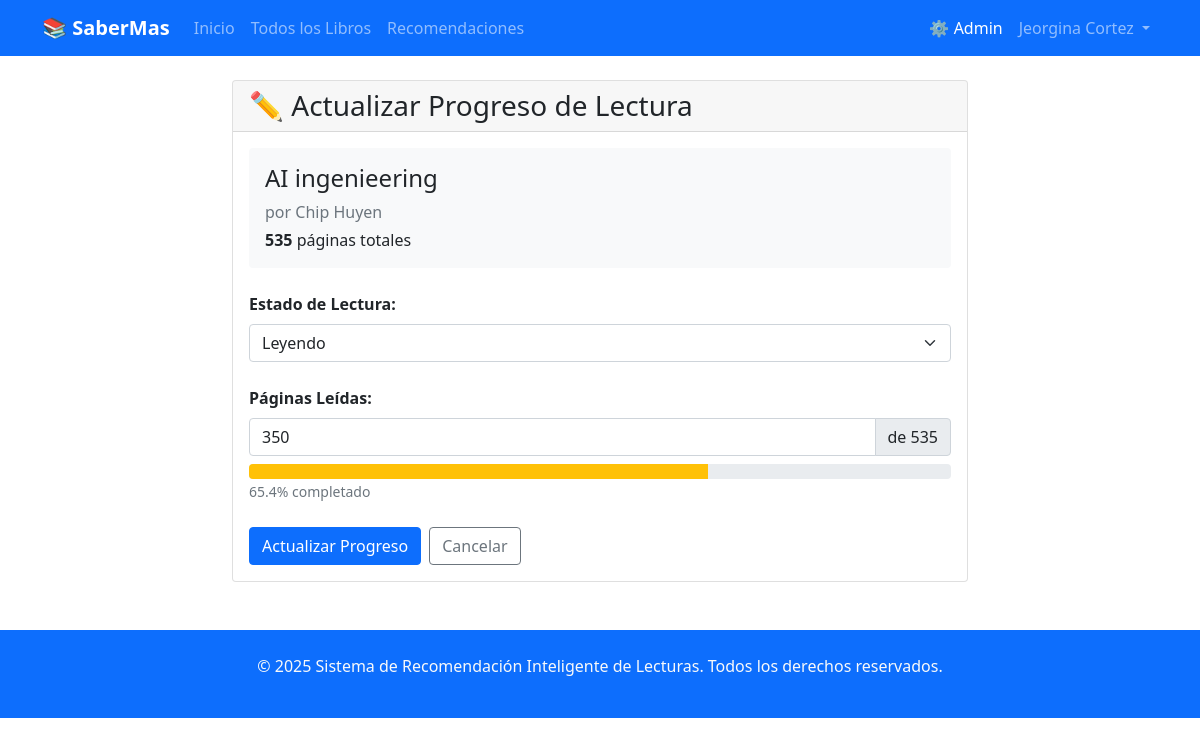
/libros/52/historial/ (signed in), run on the app's committed database.
### sril/models.py (models this page shows, shortened)
class Usuario(AbstractBaseUser, PermissionsMixin):
    email = models.EmailField(unique=True, max_length=150)
    nombre = models.CharField(max_length=100)
    fecha_registro = models.DateTimeField(auto_now_add=True)
    fecha_ultimo_login = models.DateTimeField(auto_now=True)
    es_administrador = models.BooleanField(default=False)
    activo = models.BooleanField(default=True)
    is_staff = models.BooleanField(default=False)
    is_superuser = models.BooleanField(default=False)
    groups = models.ManyToManyField(
        'auth.Group',
        verbose_name='groups',
        blank=True,
        help_text='The groups this user belongs to.',
        related_name='usuario_set',  # Cambiado para evitar conflicto
        related_query_name='usuario',
    )
    user_permissions = models.ManyToManyField(
        'auth.Permission',
        verbose_name='user permissions',
        blank=True,
        help_text='Specific permissions for this user.',
        related_name='usuario_set',  # Cambiado para evitar conflicto
        related_query_name='usuario',
    )
    objects = UsuarioManager()
    USERNAME_FIELD = 'email'
    REQUIRED_FIELDS = ['nombre']
    class Meta:
        verbose_name = 'Usuario'
        verbose_name_plural = 'Usuarios'

class Libro(models.Model):
    titulo = models.CharField(max_length=255, verbose_name="Título")
    autor = models.CharField(max_length=255, verbose_name="Autor")
    isbn = models.CharField(
        max_length=20,
        unique=True,
        blank=True,
        null=True,
        verbose_name="ISBN"
    )
    sinopsis = models.TextField(blank=True, null=True, verbose_name="Sinopsis")
    numero_paginas = models.PositiveIntegerField(
        default=0,
        verbose_name="Número de páginas"
    )
    tiempo_lectura_promedio = models.PositiveIntegerField(
        default=0,
        help_text="Tiempo promedio de lectura en minutos",
        verbose_name="Tiempo de lectura"
    )
    fecha_publicacion = models.DateField(
        blank=True,
        null=True,
        verbose_name="Fecha de publicación"
    )
    editorial = models.CharField(
        max_length=100,
        blank=True,
        null=True,
        verbose_name="Editorial"
    )
    archivo_pdf = models.FileField(
        upload_to='libros/pdfs/',
        blank=True,
        null=True,
        validators=[FileExtensionValidator(allowed_extensions=['pdf'])],
        help_text="Subir archivo PDF del libro",
        verbose_name="Archivo PDF"
    )
    portada = models.ImageField(
        upload_to='libros/portadas/',
        blank=True,
        null=True,
        help_text="Portada generada automáticamente desde el PDF",
        verbose_name="Portada"
    )
    disponible_descarga = models.BooleanField(
        default=False,
        help_text="¿Está disponible para descarga?",
        verbose_name="Disponible para descarga"
    )
    categorias = models.ManyToManyField(
        'Categoria',
        through='LibroCategoria',
        verbose_name="Categorías"
    )
    activo = models.BooleanField(default=True, verbose_name="Activo")
    fecha_creacion = models.DateTimeField(auto_now_add=True, verbose_name="Fecha de creación")
    fecha_actualizacion = models.DateTimeField(auto_now=True, verbose_name="Fecha de actualización")
    class Meta:
        verbose_name = 'Libro'
        verbose_name_plural = 'Libros'
        ordering = ['titulo']
        indexes = [
            models.Index(fields=['titulo']),
            models.Index(fields=['autor']),
            models.Index(fields=['fecha_publicacion']),
        ]
    class Meta:
        verbose_name = 'Libro'
        verbose_name_plural = 'Libros'
        ordering = ['titulo']
        indexes = [
            models.Index(fields=['titulo']),
            models.Index(fields=['autor']),
            models.Index(fields=['fecha_publicacion']),
        ]

class HistorialLectura(models.Model):
    ESTADO_CHOICES = [
        ('POR_LEER', 'Por leer'),
        ('LEYENDO', 'Leyendo'),
        ('TERMINADO', 'Terminado'),
        ('ABANDONADO', 'Abandonado'),
    ]
    usuario = models.ForeignKey(Usuario, on_delete=models.CASCADE, related_name='historial_lectura')
    libro = models.ForeignKey(Libro, on_delete=models.CASCADE, related_name='historial_lectura')
    fecha_inicio = models.DateTimeField(auto_now_add=True)
    fecha_fin = models.DateTimeField(blank=True, null=True)
    estado = models.CharField(max_length=20, choices=ESTADO_CHOICES, default='POR_LEER')
    paginas_leidas = models.PositiveIntegerField(default=0)
    class Meta:
        unique_together = ['usuario', 'libro']
        verbose_name = 'Historial de Lectura'
        verbose_name_plural = 'Historiales de Lectura'

### sril/views.py (the view)
# urls.py: path('libros/<int:libro_id>/historial/', views.gestionar_historial, name='gestionar_historial'),
@login_required
def gestionar_historial(request, libro_id):
    libro = get_object_or_404(Libro, id=libro_id, activo=True)
    usuario_actual = get_usuario_actual(request)
    if not usuario_actual:
        messages.error(request, 'Error de autenticación')
        return redirect('sril:login')
    historial_existente = HistorialLectura.objects.filter(usuario=usuario_actual, libro=libro).first()
    if request.method == 'POST':
        form = HistorialLecturaForm(request.POST, instance=historial_existente)
        if form.is_valid():
            historial = form.save(commit=False)
            historial.usuario = usuario_actual
            historial.libro = libro
            historial.save()
            messages.success(request, 'Historial actualizado correctamente')
            return redirect('sril:detalle_libro', libro_id=libro.id)
    else:
        form = HistorialLecturaForm(instance=historial_existente)
    context = {
        'form': form,
        'libro': libro,
        'historial_existente': historial_existente,
    }
    return render(request, 'sril/libros/gestionar_historial.html', context)

### sril/forms.py
class HistorialLecturaForm(forms.ModelForm):
    class Meta:
        model = HistorialLectura
        fields = ['estado', 'paginas_leidas']
        widgets = {
            'estado': forms.Select(attrs={'class': 'form-select'}),
            'paginas_leidas': forms.NumberInput(attrs={
                'class': 'form-control',
                'min': '0'
            })
        }

### sril/views.py (called while the page is built)
def get_usuario_actual(request):
    if request.user.is_authenticated:
        try:
            return Usuario.objects.get(id=request.user.id)
        except Usuario.DoesNotExist:
            return None
    return None

### sril/templates/sril/libros/gestionar_historial.html (shortened to what this page needs)
{% extends 'sril/base.html' %}
{% block content %}
<div class="row justify-content-center">
    <div class="col-md-8">
        <div class="card">
            <div class="card-header">
                <h3 class="mb-0">
                    {% if historial_existente %}
                    ✏️ Actualizar Progreso de Lectura
                    {% else %}
                    📖 Registrar Lectura
                    {% endif %}
                </h3>
            </div>
            <div class="card-body">
                <div class="mb-4 p-3 bg-light rounded">
                    <h4>{{ libro.titulo }}</h4>
                    <p class="mb-1 text-muted">por {{ libro.autor }}</p>
                    <p class="mb-0"><strong>{{ libro.numero_paginas }}</strong> páginas totales</p>
                </div>
                <form method="post">
                    <div class="mb-4">
                        <label for="{{ form.estado.id_for_label }}" class="form-label">
                            <strong>Estado de Lectura:</strong>
                        </label>
                        {{ form.estado }}
                    </div>
                    <div class="mb-4">
                        <label for="{{ form.paginas_leidas.id_for_label }}" class="form-label">
                            <strong>Páginas Leídas:</strong>
                        </label>
                        <div class="input-group">
                            {{ form.paginas_leidas }}
                            <span class="input-group-text">de {{ libro.numero_paginas }}</span>
                        </div>
                        <div class="mt-2">
                            <div class="progress" style="height: 15px;">
                                <div class="progress-bar" role="progressbar"
                                     id="progress-bar"
                                     style="width: 0%;">
                                </div>
                            </div>
                            <small class="text-muted" id="progress-text">0% completado</small>
                        </div>
                    </div>
                    <div class="d-flex gap-2">
                        <button type="submit" class="btn btn-primary">
                            {% if historial_existente %}
                            Actualizar Progreso
                            {% else %}
                            Guardar Registro
                            {% endif %}
                        </button>
                        <a href="{% url 'sril:detalle_libro' libro.id %}" class="btn btn-outline-secondary">
                            Cancelar
                        </a>
                    </div>
                </form>
            </div>
        </div>
    </div>
</div>
{% endblock %}

### sril/templates/sril/base.html (shortened to what this page needs)
<!DOCTYPE html>
<html lang="es">
<head>
    <link href="https://cdn.jsdelivr.net/npm/bootstrap@5.1.3/dist/css/bootstrap.min.css" rel="stylesheet">
</head>
<body>
    <nav class="navbar navbar-expand-lg navbar-dark bg-primary">
        <div class="container">
            <a class="navbar-brand" href="{% url 'sril:home' %}">📚 SaberMas</a>
            <div class="collapse navbar-collapse" id="navbarNav">
                <ul class="navbar-nav me-auto">
                    <li class="nav-item">
                        <a class="nav-link" href="{% url 'sril:home' %}">Inicio</a>
                    </li>
                    <li class="nav-item">
                        <a class="nav-link" href="{% url 'sril:lista_libros' %}">Todos los Libros</a>
                    </li>
                    <li class="nav-item">
                        <a class="nav-link" href="{% url 'sril:recomendaciones' %}">Recomendaciones</a>
                    </li>
                </ul>
                <ul class="navbar-nav">
                {% if user.is_authenticated %}
                    {% if user.es_administrador %}
                    <li class="nav-item">
                        <a class="nav-link text-white" href="{% url 'admin:index' %}" target="_blank" title="Panel de Administración">
                            ⚙️ Admin
                        </a>
                    </li>
                    {% endif %}
                    <li class="nav-item dropdown">
                        <a class="nav-link dropdown-toggle" href="#" id="navbarDropdown" role="button" data-bs-toggle="dropdown">
                             {{ user.nombre }}
                        </a>
                    </li>
                {% endif %}
            </ul>
            </div>
        </div>
    </nav>
    <main class="container my-4">
        {% block content %}
        {% endblock %}
    </main>
    <footer class="bg-primary text-light py-4 mt-5">
        <div class="container text-center">
            <p>&copy; 2025 Sistema de Recomendación Inteligente de Lecturas. Todos los derechos reservados.</p>
        </div>
    </footer>
</body>
</html>

### sril/templates/sril/base.html (style rules this page uses)
.navbar-brand { font-weight: bold; }

### data on the page
Usuario: nombre "Jeorgina Cortez"
Libro: titulo "AI ingenieering", autor "Chip Huyen", numero_paginas "535"
HistorialLectura: estado "Leyendo", paginas_leidas "350"
